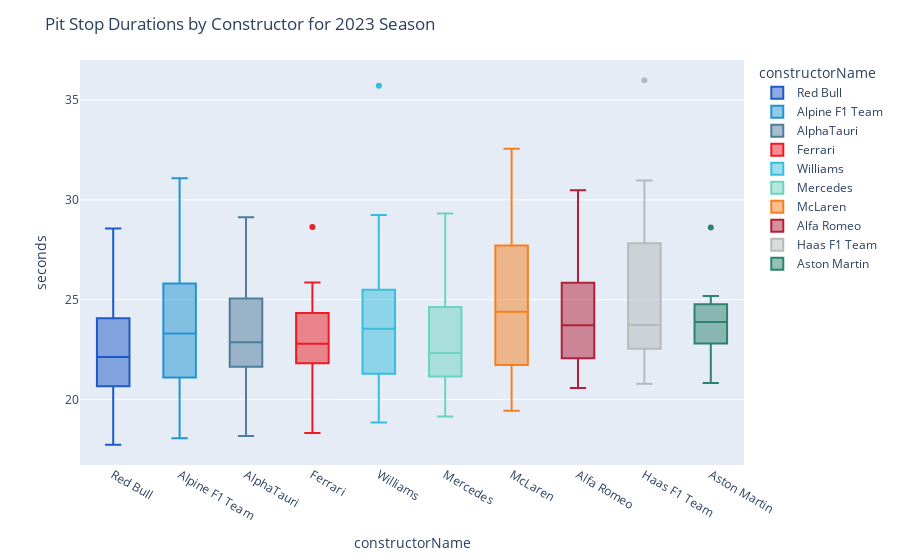

The code cell stored with this chart in its notebook:
### Code cell
year = 2023
fig = px.box(newPitStops[(newPitStops['seconds']<50)&(newPitStops['year']==year)].groupby(by=['raceId','name','date','constructorName']).mean().reset_index().sort_values(by='seconds',ascending=True),
                 x='constructorName',
                 y='seconds',
                 color='constructorName',
                 color_discrete_map=constructor_color_map,
                )
fig.update_layout(
    title_text=f'Pit Stop Durations by Constructor for {year} Season',
)
fig.show()

### Figure 1 — Plotly figure (JSON) as saved in the notebook; plotly's stock layout.template omitted (floating-point values rounded to 4 significant figures)
{"data": [{"alignmentgroup": "True", "hovertemplate": "constructorName=%{x}<br>seconds=%{y}<extra></extra>", "legendgroup": "Red Bull", "marker": {"color": "#1E5BC6"}, "name": "Red Bull", "notched": false, "offsetgroup": "Red Bull", "orientation": "v", "showlegend": true, "type": "box", "x": ["Red Bull", "Red Bull", "Red Bull", "Red Bull", "Red Bull", "Red Bull", "Red Bull", "Red Bull", "Red Bull", "Red Bull", "Red Bull", "Red Bull"], "x0": " ", "xaxis": "x", "y": [17.74, 20.15, 20.55, 20.77, 21.46, 21.98, 22.29, 23.07, 23.51, 24.64, 26.91, 28.56], "y0": " ", "yaxis": "y"}, {"alignmentgroup": "True", "hovertemplate": "constructorName=%{x}<br>seconds=%{y}<extra></extra>", "legendgroup": "Alpine F1 Team", "marker": {"color": "#2293D1"}, "name": "Alpine F1 Team", "notched": false, "offsetgroup": "Alpine F1 Team", "orientation": "v", "showlegend": true, "type": "box", "x": ["Alpine F1 Team", "Alpine F1 Team", "Alpine F1 Team", "Alpine F1 Team", "Alpine F1 Team", "Alpine F1 Team", "Alpine F1 Team", "Alpine F1 Team", "Alpine F1 Team", "Alpine F1 Team", "Alpine F1 Team"], "x0": " ", "xaxis": "x", "y": [18.06, 20.59, 20.74, 22.18, 22.77, 23.3, 24.03, 24.93, 26.1, 28.46, 31.07], "y0": " ", "yaxis": "y"}, {"alignmentgroup": "True", "hovertemplate": "constructorName=%{x}<br>seconds=%{y}<extra></extra>", "legendgroup": "AlphaTauri", "marker": {"color": "#4E7C9B"}, "name": "AlphaTauri", "notched": false, "offsetgroup": "AlphaTauri", "orientation": "v", "showlegend": true, "type": "box", "x": ["AlphaTauri", "AlphaTauri", "AlphaTauri", "AlphaTauri", "AlphaTauri", "AlphaTauri", "AlphaTauri", "AlphaTauri", "AlphaTauri", "AlphaTauri", "AlphaTauri", "AlphaTauri"], "x0": " ", "xaxis": "x", "y": [18.17, 20.5, 21.27, 22.01, 22.17, 22.87, 22.88, 22.94, 24.98, 25.14, 28.4, 29.12], "y0": " ", "yaxis": "y"}, {"alignmentgroup": "True", "hovertemplate": "constructorName=%{x}<br>seconds=%{y}<extra></extra>", "legendgroup": "Ferrari", "marker": {"color": "#ED1C24"}, "name": "Ferrari", "notched": false, "offsetgroup": "Ferrari", "orientation": "v", "showlegend": true, "type": "box", "x": ["Ferrari", "Ferrari", "Ferrari", "Ferrari", "Ferrari", "Ferrari", "Ferrari", "Ferrari", "Ferrari", "Ferrari", "Ferrari", "Ferrari"], "x0": " ", "xaxis": "x", "y": [18.32, 20.39, 21.55, 22.09, 22.17, 22.37, 23.22, 23.33, 24.24, 24.43, 25.86, 28.64], "y0": " ", "yaxis": "y"}, {"alignmentgroup": "True", "hovertemplate": "constructorName=%{x}<br>seconds=%{y}<extra></extra>", "legendgroup": "Williams", "marker": {"color": "#37BEDD"}, "name": "Williams", "notched": false, "offsetgroup": "Williams", "orientation": "v", "showlegend": true, "type": "box", "x": ["Williams", "Williams", "Williams", "Williams", "Williams", "Williams", "Williams", "Williams", "Williams", "Williams", "Williams", "Williams"], "x0": " ", "xaxis": "x", "y": [18.85, 21.06, 21.23, 21.34, 22.51, 23.29, 23.79, 25.06, 25.12, 25.88, 29.24, 35.71], "y0": " ", "yaxis": "y"}, {"alignmentgroup": "True", "hovertemplate": "constructorName=%{x}<br>seconds=%{y}<extra></extra>", "legendgroup": "Mercedes", "marker": {"color": "#6CD3BF"}, "name": "Mercedes", "notched": false, "offsetgroup": "Mercedes", "orientation": "v", "showlegend": true, "type": "box", "x": ["Mercedes", "Mercedes", "Mercedes", "Mercedes", "Mercedes", "Mercedes", "Mercedes", "Mercedes", "Mercedes", "Mercedes", "Mercedes", "Mercedes"], "x0": " ", "xaxis": "x", "y": [19.15, 20.72, 20.96, 21.34, 21.82, 22.24, 22.41, 23.28, 24.04, 25.21, 27.42, 29.31], "y0": " ", "yaxis": "y"}, {"alignmentgroup": "True", "hovertemplate": "constructorName=%{x}<br>seconds=%{y}<extra></extra>", "legendgroup": "McLaren", "marker": {"color": "#F58020"}, "name": "McLaren", "notched": false, "offsetgroup": "McLaren", "orientation": "v", "showlegend": true, "type": "box", "x": ["McLaren", "McLaren", "McLaren", "McLaren", "McLaren", "McLaren", "McLaren", "McLaren", "McLaren", "McLaren", "McLaren", "McLaren"], "x0": " ", "xaxis": "x", "y": [19.44, 20.62, 21.54, 21.92, 23.15, 24.38, 24.42, 25.58, 27.44, 27.98, 28.55, 32.56], "y0": " ", "yaxis": "y"}, {"alignmentgroup": "True", "hovertemplate": "constructorName=%{x}<br>seconds=%{y}<extra></extra>", "legendgroup": "Alfa Romeo", "marker": {"color": "#B12039"}, "name": "Alfa Romeo", "notched": false, "offsetgroup": "Alfa Romeo", "orientation": "v", "showlegend": true, "type": "box", "x": ["Alfa Romeo", "Alfa Romeo", "Alfa Romeo", "Alfa Romeo", "Alfa Romeo", "Alfa Romeo", "Alfa Romeo", "Alfa Romeo", "Alfa Romeo", "Alfa Romeo", "Alfa Romeo", "Alfa Romeo"], "x0": " ", "xaxis": "x", "y": [20.58, 21.64, 21.7, 22.44, 22.98, 23.53, 23.91, 24.36, 25.24, 26.46, 27.27, 30.48], "y0": " ", "yaxis": "y"}, {"alignmentgroup": "True", "hovertemplate": "constructorName=%{x}<br>seconds=%{y}<extra></extra>", "legendgroup": "Haas F1 Team", "marker": {"color": "#B6BABD"}, "name": "Haas F1 Team", "notched": false, "offsetgroup": "Haas F1 Team", "orientation": "v", "showlegend": true, "type": "box", "x": ["Haas F1 Team", "Haas F1 Team", "Haas F1 Team", "Haas F1 Team", "Haas F1 Team", "Haas F1 Team", "Haas F1 Team", "Haas F1 Team", "Haas F1 Team", "Haas F1 Team", "Haas F1 Team", "Haas F1 Team"], "x0": " ", "xaxis": "x", "y": [20.79, 21.22, 22.45, 22.63, 22.87, 23.21, 24.25, 24.63, 27.81, 27.85, 30.96, 35.99], "y0": " ", "yaxis": "y"}, {"alignmentgroup": "True", "hovertemplate": "constructorName=%{x}<br>seconds=%{y}<extra></extra>", "legendgroup": "Aston Martin", "marker": {"color": "#2D826D"}, "name": "Aston Martin", "notched": false, "offsetgroup": "Aston Martin", "orientation": "v", "showlegend": true, "type": "box", "x": ["Aston Martin", "Aston Martin", "Aston Martin", "Aston Martin", "Aston Martin", "Aston Martin", "Aston Martin", "Aston Martin", "Aston Martin", "Aston Martin", "Aston Martin"], "x0": " ", "xaxis": "x", "y": [20.83, 22.64, 22.8, 22.85, 23.15, 23.88, 24.01, 24.09, 25.0, 25.19, 28.62], "y0": " ", "yaxis": "y"}], "layout": {"boxmode": "overlay", "legend": {"title": {"text": "constructorName"}, "tracegroupgap": 0}, "margin": {"t": 60}, "title": {"text": "Pit Stop Durations by Constructor for 2023 Season"}, "xaxis": {"anchor": "y", "categoryarray": ["Red Bull", "Alpine F1 Team", "AlphaTauri", "Ferrari", "Williams", "Mercedes", "McLaren", "Alfa Romeo", "Haas F1 Team", "Aston Martin"], "categoryorder": "array", "domain": [0, 1], "title": {"text": "constructorName"}}, "yaxis": {"anchor": "x", "domain": [0, 1], "title": {"text": "seconds"}}}}
